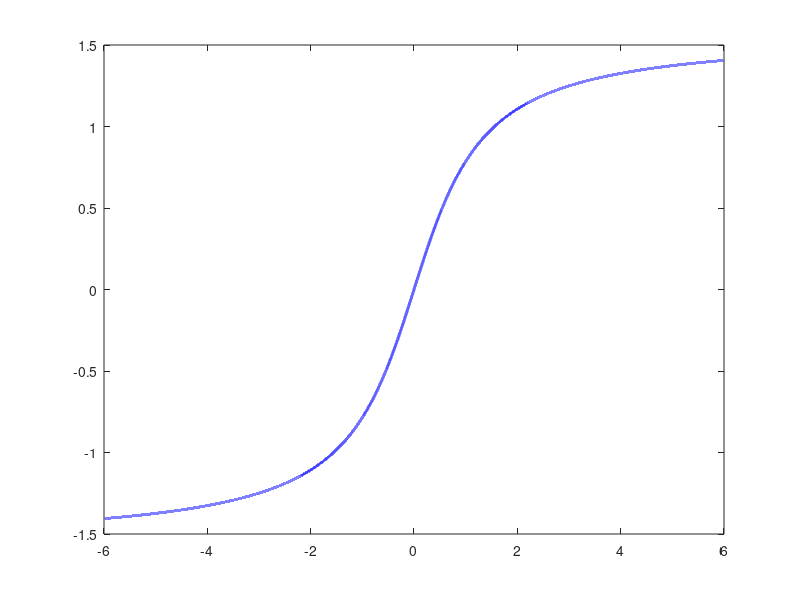

Write MATLAB code to recreate this figure. (Note: this script raises an error after producing the figure.)
x = -6:0.0001:6;
y = atan(x);
xlabel("x");
ylabel("y = arctan(x)");
plot(x, y, '-b', "LineWidth", 2);
hold on;
fplot([-pi/2, pi/2], [-6, 6], '--r');
ylim([-2, 2]);
